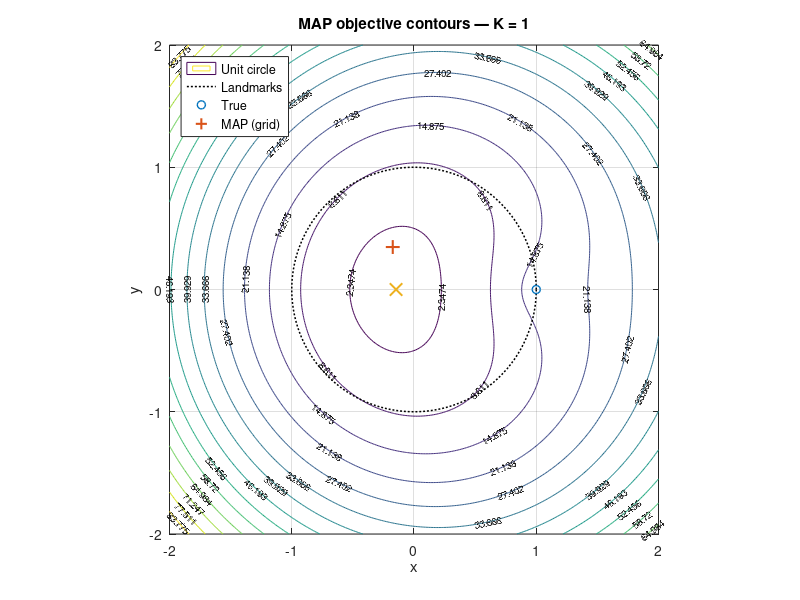
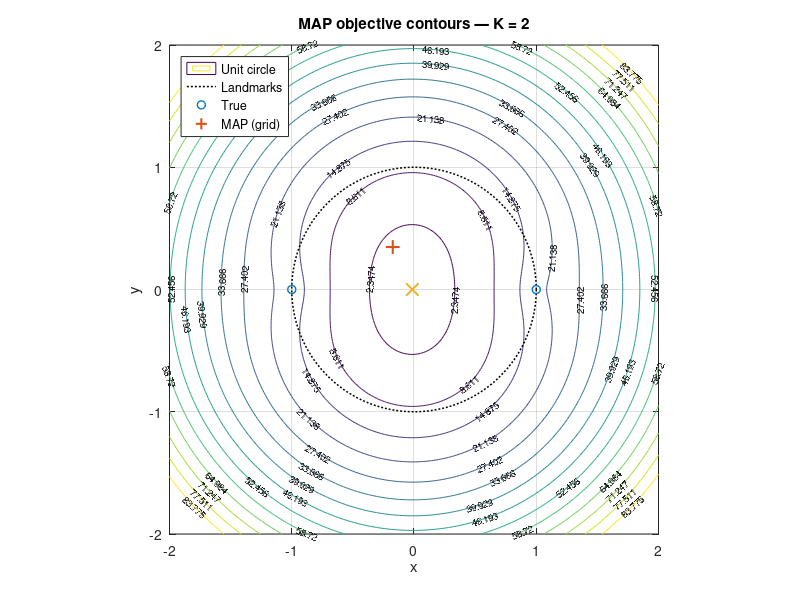
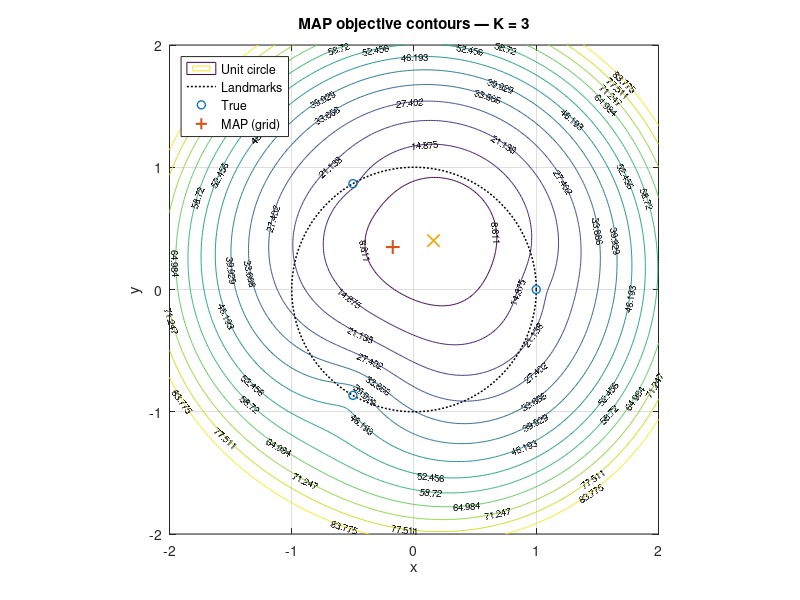
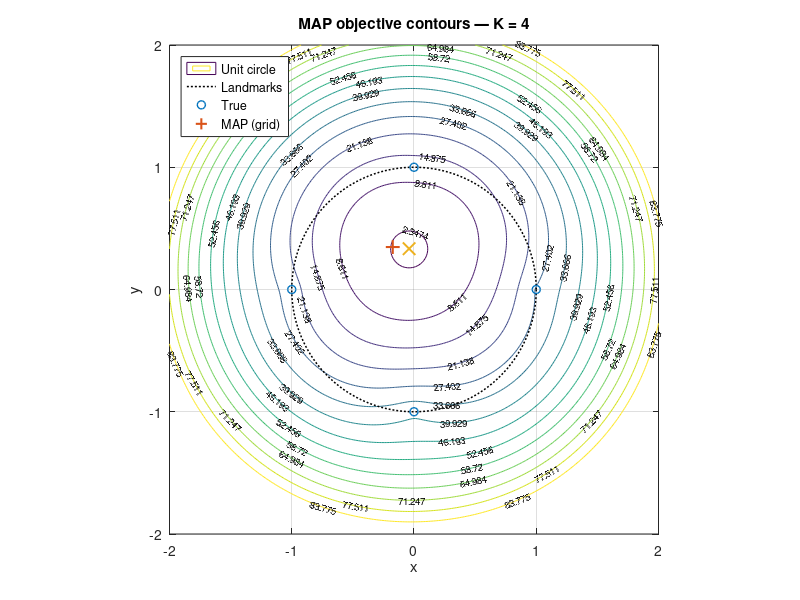

Write the MATLAB code that produced these figures, in order.
%% MAP localization with range sensors — contours & coarse MAP (grid)
% Reproducible simulation and common contour levels across K

clear; clc; close all;
rng(7);                               % reproducibility

% ----- Prior & noise -----
sigma_x = 0.25;
sigma_y = 0.25;
sigma_r = 0.3;                        % range noise std (same for all sensors)

% ----- True position: uniform in unit disk -----
theta  = 2*pi*rand;
rad    = sqrt(rand);                  % sqrt trick -> uniform in disk
x_true = rad*cos(theta);
y_true = rad*sin(theta);

% ----- Grid to evaluate objective on [-2,2]^2 -----
xymin = -2; xymax =  2; ngrid = 301;
xs = linspace(xymin, xymax, ngrid);
ys = linspace(xymin, xymax, ngrid);
[XX,YY] = meshgrid(xs, ys);

Ks = 1:4;
Jcells = cell(numel(Ks),1);
Lcells = cell(numel(Ks),1);
rcells = cell(numel(Ks),1);
mapXY  = zeros(numel(Ks),2);

% ----- Simulate & evaluate objective for each K -----
for k = 1:numel(Ks)
    K = Ks(k);

    % Landmarks evenly spaced on unit circle
    ang = linspace(0, 2*pi, K+1); ang(end) = [];
    L = [cos(ang(:)), sin(ang(:))];           % Kx2, [xi, yi]
    Lcells{k} = L;

    % True ranges
    d_true = hypot(x_true - L(:,1), y_true - L(:,2));

    % Simulated noisy nonnegative ranges
    r = zeros(K,1);
    for i = 1:K
        val = d_true(i) + sigma_r*randn;
        while val < 0
            val = d_true(i) + sigma_r*randn;  % resample if negative
        end
        r(i) = val;
    end
    rcells{k} = r;

    % ---- MAP objective on the grid ----
    % J(x,y) = sum_i (||[x,y]-l_i|| - r_i)^2 / (2*sigma_r^2) + 0.5*(x^2/sx^2 + y^2/sy^2)
    J = 0.5*((XX./sigma_x).^2 + (YY./sigma_y).^2);  % prior term
    for i = 1:K
        di = hypot(XX - L(i,1), YY - L(i,2));
        J  = J + 0.5*((di - r(i)).^2)/(sigma_r^2);
    end
    Jcells{k} = J;

    % Coarse MAP (grid argmin)
    [~, idx] = min(J(:));
    [row, col] = ind2sub(size(J), idx);
    mapXY(k,:) = [xs(col), ys(row)];
end

% ----- Choose common contour levels across all K (trimmed range) -----
allVals = [];
for k = 1:numel(Jcells), allVals = [allVals; Jcells{k}(:)]; end %#ok<AGROW>
allVals = sort(allVals);
N = numel(allVals);
ilo = max(1, round(0.02*N));          % ~2nd percentile (robust to tiny minima)
ihi = min(N, round(0.92*N));          % ~92nd percentile
lo  = allVals(ilo);
hi  = allVals(ihi);
levels = linspace(lo, hi, 14);         % same levels for every plot

% ----- Plot for each K -----
tt = linspace(0, 2*pi, 400);           % unit circle (for context)
xc = cos(tt); yc = sin(tt);

fprintf('True position: (%.3f, %.3f)\n', x_true, y_true);
for k = 1:numel(Ks)
    K   = Ks(k);
    J   = Jcells{k};
    L   = Lcells{k};
    mxy = mapXY(k,:);
    err = hypot(mxy(1)-x_true, mxy(2)-y_true);

    figure('Color','w','Position',[100 100 640 520]);
    [C,h] = contour(XX, YY, J, levels); %#ok<ASGLU>
    clabel(C,h,'FontSize',7); hold on;

    plot(xc, yc, 'k:','LineWidth',1.1);                         % unit circle
    plot(L(:,1), L(:,2), 'o','MarkerSize',6,'LineWidth',1.0);   % landmarks
    plot(x_true, y_true, '+','MarkerSize',10,'LineWidth',1.5);  % true
    plot(mxy(1), mxy(2), 'x','MarkerSize',9,'LineWidth',1.4);   % MAP (grid)

    axis equal; xlim([xymin xymax]); ylim([xymin xymax]);
    xlabel('x'); ylabel('y');
    title(sprintf('MAP objective contours — K = %d', K));
    legend({'Unit circle','Landmarks','True','MAP (grid)'}, 'Location','northwest');
    grid on; box on;

    fprintf('K=%d: MAP(grid) ≈ (%.3f, %.3f); distance to true ≈ %.3f\n', ...
        K, mxy(1), mxy(2), err);
end

%% Notes:
% - Objective being minimized:
%   J(x,y) = sum_i (||[x,y]-l_i|| - r_i)^2 / (2*sigma_r^2) + 0.5*(x^2/sigma_x^2 + y^2/sigma_y^2)
% - Prior stds sigma_x, sigma_y control how strongly the estimate is pulled toward the origin.
% - Contour levels are identical across figures to allow fair visual comparison across K.
